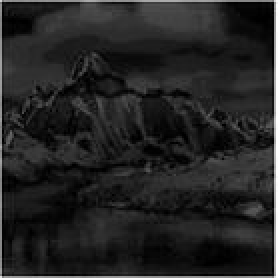
#> input picture Digital_Image_Processing/空域增强技术/实验二直方图处理/images/mountain.jpg, 139 x 139 px, found by its file name (shown 2 times larger)
$ python exp_2_3.py
#> lines starting #> are read from the running program, lines starting #| are printed output that depends on the picture
### Digital_Image_Processing/空域增强技术/实验二直方图处理/reference/PyDIP.py
# -*- coding:utf-8 -*-

import matplotlib.pylab as pl
import matplotlib.cm as cm
import numpy as np
import Image


# [23 lines left out: function histeq, not called in this run]

def histmatch(image_0,vector):
    vector = np.asarray(vector)
    image_1 = image_0.copy()
    # 计算期望输出图像的指定直方图更灰度值的概率
    p_z = vector/float(np.sum(vector))
    # 对p(z)积分得到G(z),也就是v_k
    v = np.asarray([0.0]*256)
    for i in range(256):
        for j in range(i+1):
            v[i] += p_z[j]
    v = v*255
    G = v.copy()
    # 原图像是unit8
    (M,N) = image_0.shape
    hist_r,r = np.histogram(image_0.flatten(),bins=256,range=(0,256))
    p_r = hist_r/float(M*N)
    s = np.asarray([0.0]*256)
    # 计算归一化的灰度值s,也就是T(r)
    for i in range(256):
        for j in range(i+1):
            s[i] += p_r[j]
    s = s*255
    T = s.copy()
    flatten_image_0 = image_0.flatten()
    flatten_image_1 = image_1.flatten()
    for r_k in range(256):
        s_k = T[r_k]
        z_k = float(v[np.argwhere(v >= s_k)][0])
        flatten_image_1[np.argwhere(flatten_image_0 == r_k)] = z_k
    image_1 = flatten_image_1.reshape(M,N)
    return image_1

# [24 lines left out: functions meanfilt, stdfilt, not called in this run]

def wgn(mu,sigma,size):
    return np.random.normal(mu,sigma,size)

# [74 lines left out: functions h_sobel, v_sobel, sobel, d_sobel, laplacian, v_laplacian and 2 more, not called in this run]

def imadjust(im_0,power):
    im_1 = im_0**power
    return im_1

### Digital_Image_Processing/空域增强技术/实验二直方图处理/reference/exp_2_3.py
# -*- coding : utf-8 -*-

import matplotlib.pylab as pl
import matplotlib.cm as cm
import numpy as np
import Image
from PyDIP import *

def trans_line(r):
    if r <= 5:
        s = 1400*r
    elif r <= 20:
        s = 7000 - 310*r
    elif r <= 180:
        s = 900 - 5*r
    elif r <= 225:
        s = -1440 + 8*r
    else:
        s = 3060 - 12*r
    return s

mountain_0 = np.asarray(Image.open('mountain.jpg').convert('L'))
#> mountain_0 is the input picture: shape (139, 139); min 0, max 255, mean 35.7
(M,N) = mountain_0.shape
#> M = 139; N = 139
fig = pl.figure(figsize=(10,8))
# ax1
ax1 = fig.add_subplot(321)
ax1.imshow(mountain_0,cmap=cm.gray)
ax1.set_title('input image')
ax1.set_xticks([])
ax1.set_yticks([])
# ax2
ax2 = fig.add_subplot(322)
hist_0,x_0 = np.histogram(mountain_0.flatten(),bins=256,range=(0,256))
#> hist_0 = 256 values, max 464 at index 28, min 0 at index 91, mean 75.47; x_0 = 257 values from 0 to 256
ax2.bar(x_0[:-1],hist_0)
ax2.set_title('input histogram')
# ax3,4
r = np.arange(0,256)
n = [trans_line(x) for x in r]
ax34 = fig.add_subplot(3,2,(3,4))
ax34.bar(r,n)
ax34.set_title('n-r')
ax34.set_xlabel('r')
ax34.set_ylabel('n')
#ax5
mountain_1 = histmatch(mountain_0,n)
#> in histmatch, `hist_r,r = np.histogram(image_0.flatten(),bins=256,range=(0,256))`: hist_r has the same summary as hist_0 outside histmatch
#> in histmatch, `p_r = hist_r/float(M*N)`: p_r = 256 values, max 0.024 at index 28, min 0 at index 91, mean 0.00391
#> after the loop in histmatch, `for i in range(256):`: s = 256 values from 0.00963 to 1
#> in histmatch, `s = s*255`: s = 256 values from 2.45 to 255
#> in histmatch, `flatten_image_0 = image_0.flatten()`: flatten_image_0 = 19321 values, max 255 at index 138, min 0 at index 256, mean 35.68
#> in histmatch, `flatten_image_1 = image_1.flatten()`: flatten_image_1 has the same summary as flatten_image_0
#> the loop in histmatch, `for r_k in range(256):` made 256 passes
#> (s_k, z_k) on passes 1 to 3: (2.45, 2.5), (3.5, 7.51), (5.28, 7.51)
#> after the loop in histmatch, `for r_k in range(256):`: flatten_image_1 = 19321 values, max 255 at index 138, min 2 at index 256, mean 130.7
#> in histmatch, `image_1 = flatten_image_1.reshape(M,N)`:
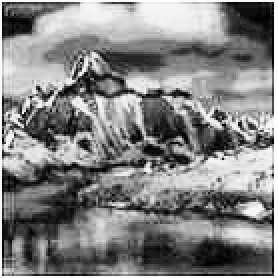
#> image_1: shape (139, 139) (shown 2 times larger); min 2, max 255, mean 130.7
ax5 = fig.add_subplot(325)
ax5.imshow(mountain_1,cmap=cm.gray)
ax5.set_title('output image')
ax5.set_xticks([])
ax5.set_yticks([])
#ax6
ax6 = fig.add_subplot(326)
hist_1,x_1 = np.histogram(mountain_1.flatten(),bins=256,range=(0,256))
#> hist_1 = 256 values, max 915 at index 37, min 0 at index 0, mean 75.47; x_1 = 257 values from 0 to 256
ax6.bar(x_1[:-1],hist_1)
ax6.set_title('output histogram')

fig.suptitle('exp_2_3')
fig.savefig('exp_2_3.jpg')
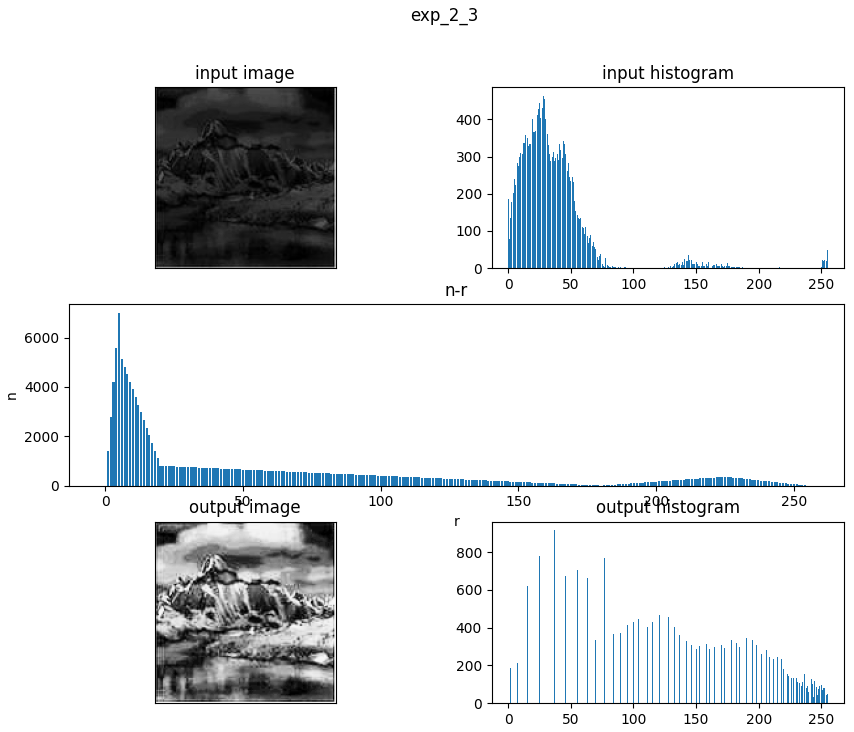
#> figure drawn by matplotlib, 5 panels; panel 2: tallest bar 464 high, from x = 27.6 to 28.4; panel 3: tallest bar 7000 high, from x = 4.6 to 5.4; panel 5: tallest bar 915 high, from x = 36.6 to 37.4
fig.savefig('exp_2_3.eps')
